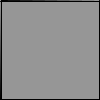
Frame 1 (no input)
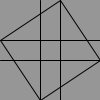
Frame 60 (the mouse pressed at the canvas centre just before this capture)
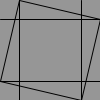
Frame 120 (the mouse held since frame 60 and released just before this capture)

The Processing sketch that drew these frames (run headless with seeded random() and noise(); from frame 60 on, the mouse is pressed at the canvas centre):

// Processing sketch: Sketch_Lab_02_VariablesPart2_Moving_Line
// ── Sketch_Lab_02_VariablesPart2_Moving_Line.pde
void setup()
{
  size(100, 100);
  frameRate(30);
}
int pos = 0;
int posRevers = 100;
void draw() {
  background(150);
  pos ++;
  posRevers --;
  line(0, pos, 100, pos);
  line(0, posRevers, 100, posRevers);
  line(pos, 0, pos, 100);
  line(posRevers, 0, posRevers, 100);
  
  line(pos, 0, 100, pos);
  line(100, pos, posRevers, 100);
  line(posRevers, 100, 0, posRevers);
  line(0, posRevers, pos, 0);
  
  if (pos > width) {
    pos = 0;
  }
  if (posRevers < 0) {
    posRevers = 100;
  }
}
